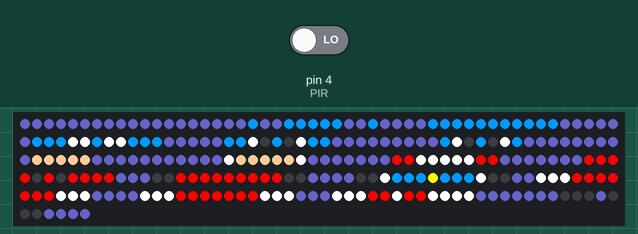
A sketch run on a simulated Arduino Uno, built with avr-gcc and run on an emulated ATmega328P. Parts: 256 RGB LEDs in strip order, left to right, continuing on the next row. The test bench sets the inputs (shaded band); at power-on: pin 4 (PIR) LOW.

Above: at 1.2 s.
1.3 s: pin 4 (PIR) driven HIGH
At 1.61 s:
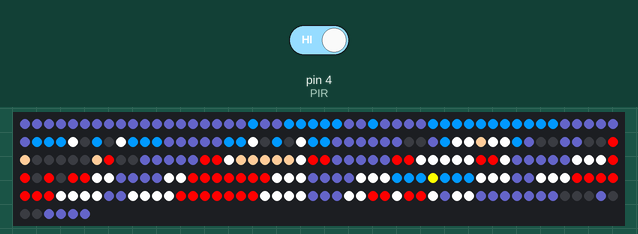
Timing chart, 0 to 4.3 s (numbered marks = the images above; inputs shaded):
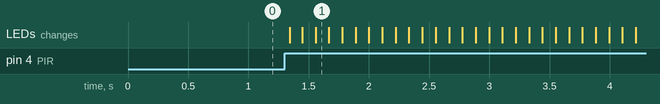

The sketch:

Main.ino
```cpp
#include <avr/pgmspace.h>
#include "FastLED.h"
#include <LiquidCrystal_I2C.h>
#include <Adafruit_Sensor.h>
#include <DHT.h>
#include <DHT_U.h>

#define DHTPIN 2
#define DHTTYPE    DHT22
DHT_Unified dht(DHTPIN, DHTTYPE);


// Banyaknya led yang terhubung
#define NUM_LEDS 256

// Menentukan Pin Data
#define DATA_PIN 3  // Terhubung ke pin data strip LED pertama

// Menentukan susunan led
CRGB leds[NUM_LEDS];

// Membuat array dari karakter arcade retro dan simpan di Flash memory
const long BombJack01[] PROGMEM =
{
0x333366, 0x333366, 0x333366, 0x333366, 0x333366, 0x333366, 0x333366, 0x333366, 0x333366, 0x333366, 0x333366, 0x333366, 0x333366, 0x333366, 0x333366, 0x333366,
0x333366, 0x333366, 0x333366, 0x0099ff, 0x333366, 0x333366, 0x0099ff, 0x0099ff, 0x0099ff, 0x0099ff, 0x0099ff, 0x333366, 0x333366, 0x0099ff, 0x333366, 0x333366,
0x333366, 0x333366, 0x0099ff, 0x0099ff, 0x0099ff, 0x0099ff, 0x0099ff, 0x0099ff, 0x0099ff, 0x0099ff, 0x0099ff, 0x0099ff, 0x0099ff, 0x333366, 0x333366, 0x333366,
0x333366, 0x333366, 0x333366, 0x0099ff, 0x0099ff, 0x0099ff, 0xffffff, 0xffffff, 0x0099ff, 0xffffff, 0xffffff, 0x0099ff, 0x0099ff, 0x0099ff, 0x333366, 0x333366,
0x333366, 0x333366, 0x333366, 0x0099ff, 0x0099ff, 0xffffff, 0x000000, 0x0099ff, 0x000000, 0xffffff, 0x0099ff, 0x0099ff, 0x333366, 0x333366, 0x333366, 0x333366,
0x333366, 0x333366, 0x333366, 0x333366, 0x333366, 0x0099ff, 0xffffff, 0x000000, 0x0099ff, 0x000000, 0xffffff, 0x0099ff, 0x333366, 0x333366, 0x333366, 0x333366,
0x333366, 0x333366, 0x333366, 0x333366, 0x333366, 0xffcc99, 0xffcc99, 0xffcc99, 0xffcc99, 0xffcc99, 0x333366, 0x333366, 0x333366, 0x333366, 0x333366, 0x333366,
0x333366, 0x333366, 0x333366, 0x333366, 0x333366, 0xffffff, 0xffcc99, 0xffcc99, 0xffcc99, 0xffcc99, 0xffcc99, 0xffffff, 0x333366, 0x333366, 0x333366, 0x333366,
0x333366, 0x333366, 0x333366, 0xff0000, 0xff0000, 0xffffff, 0xffffff, 0xffffff, 0xffffff, 0xffffff, 0xff0000, 0xff0000, 0x333366, 0x333366, 0x333366, 0x333366,
0x333366, 0x333366, 0x333366, 0xff0000, 0xff0000, 0xff0000, 0xff0000, 0x000000, 0xff0000, 0x000000, 0xff0000, 0xff0000, 0xff0000, 0xff0000, 0x333366, 0x333366,
0x333366, 0x000000, 0x000000, 0xff0000, 0xff0000, 0xff0000, 0xff0000, 0xff0000, 0xff0000, 0xff0000, 0xff0000, 0xff0000, 0x000000, 0x000000, 0x333366, 0x333366,
0x333366, 0x333366, 0x000000, 0x000000, 0xffffff, 0x0099ff, 0x0099ff, 0x0099ff, 0xffff00, 0x0099ff, 0x0099ff, 0x0099ff, 0xffffff, 0x000000, 0x000000, 0x333366,
0x333366, 0xffffff, 0xffffff, 0xffffff, 0xff0000, 0xff0000, 0xff0000, 0xff0000, 0xff0000, 0xff0000, 0xff0000, 0xffffff, 0xffffff, 0xffffff, 0x333366, 0x333366,
0x333366, 0x333366, 0xffffff, 0xffffff, 0xffffff, 0xff0000, 0xff0000, 0xff0000, 0xff0000, 0xff0000, 0xff0000, 0xff0000, 0xffffff, 0xffffff, 0xffffff, 0x333366,
0x333366, 0x333366, 0xffffff, 0xffffff, 0xffffff, 0xff0000, 0xff0000, 0xffffff, 0xff0000, 0xff0000, 0xffffff, 0xffffff, 0xffffff, 0xffffff, 0x333366, 0x333366,
0x333366, 0x333366, 0x333366, 0x333366, 0x333366, 0x000000, 0x000000, 0x000000, 0x333366, 0x000000, 0x000000, 0x000000, 0x333366, 0x333366, 0x333366, 0x333366
};

const long BombJack02[] PROGMEM =
{
0x333366, 0x333366, 0x333366, 0x333366, 0x333366, 0x333366, 0x333366, 0x333366, 0x333366, 0x333366, 0x333366, 0x333366, 0x333366, 0x333366, 0x333366, 0x333366,
0x333366, 0x333366, 0x333366, 0x0099ff, 0x333366, 0x333366, 0x0099ff, 0x0099ff, 0x0099ff, 0x0099ff, 0x0099ff, 0x333366, 0x333366, 0x0099ff, 0x333366, 0x333366,
0x333366, 0x333366, 0x0099ff, 0x0099ff, 0x0099ff, 0x0099ff, 0x0099ff, 0x0099ff, 0x0099ff, 0x0099ff, 0x0099ff, 0x0099ff, 0x0099ff, 0x333366, 0x333366, 0x333366,
0x333366, 0x333366, 0x333366, 0x0099ff, 0x0099ff, 0x0099ff, 0xffffff, 0x000000, 0x0099ff, 0x000000, 0xffffff, 0x0099ff, 0x0099ff, 0x0099ff, 0x333366, 0x333366,
0x333366, 0x333366, 0x333366, 0x0099ff, 0x0099ff, 0xffffff, 0x000000, 0x0099ff, 0x000000, 0xffffff, 0x0099ff, 0x0099ff, 0x333366, 0x333366, 0x333366, 0x333366,
0x333366, 0x333366, 0x000000, 0x000000, 0x333366, 0x0099ff, 0xffffff, 0xffffff, 0xffcc99, 0xffffff, 0xffffff, 0x0099ff, 0x333366, 0x000000, 0x000000, 0x333366,
0x333366, 0x000000, 0x000000, 0xff0000, 0xffcc99, 0x000000, 0x000000, 0x000000, 0x000000, 0x000000, 0xffcc99, 0xff0000, 0x000000, 0x000000, 0x333366, 0x333366,
0x333366, 0x333366, 0x333366, 0xff0000, 0xff0000, 0xffffff, 0xffcc99, 0xffcc99, 0xffcc99, 0xffcc99, 0xffcc99, 0xffffff, 0xff0000, 0xff0000, 0x333366, 0x333366,
0x333366, 0x333366, 0x333366, 0xff0000, 0xff0000, 0xffffff, 0xffffff, 0xffffff, 0xffffff, 0xffffff, 0xff0000, 0xff0000, 0xffffff, 0x333366, 0x333366, 0x333366,
0x333366, 0x333366, 0xffffff, 0xffffff, 0xffffff, 0xff0000, 0xff0000, 0x000000, 0xff0000, 0x000000, 0xff0000, 0xff0000, 0xffffff, 0xffffff, 0x333366, 0x333366,
0x333366, 0x333366, 0xffffff, 0xffffff, 0xff0000, 0xff0000, 0xff0000, 0xff0000, 0xff0000, 0xff0000, 0xff0000, 0xffffff, 0xffffff, 0xffffff, 0x333366, 0x333366,
0x333366, 0x333366, 0xffffff, 0xffffff, 0xffffff, 0x0099ff, 0x0099ff, 0x0099ff, 0xffff00, 0x0099ff, 0x0099ff, 0x0099ff, 0xffffff, 0xffffff, 0xffffff, 0x333366,
0x333366, 0xffffff, 0xffffff, 0xffffff, 0xff0000, 0xff0000, 0xff0000, 0xff0000, 0xff0000, 0xff0000, 0xff0000, 0xffffff, 0xffffff, 0xffffff, 0xffffff, 0x333366,
0x333366, 0xffffff, 0xffffff, 0xffffff, 0xffffff, 0xff0000, 0xff0000, 0xff0000, 0xff0000, 0xff0000, 0xff0000, 0xff0000, 0xffffff, 0xffffff, 0xffffff, 0xffffff,
0x333366, 0x333366, 0x333366, 0xffffff, 0xffffff, 0xff0000, 0xff0000, 0xffffff, 0xff0000, 0xff0000, 0xffffff, 0x333366, 0xffffff, 0xffffff, 0x333366, 0x333366,
0x333366, 0x333366, 0x333366, 0x333366, 0x333366, 0x000000, 0x000000, 0x000000, 0x333366, 0x000000, 0x000000, 0x000000, 0x333366, 0x333366, 0x333366, 0x333366
};

int PIR = 4;
int statusPin = 0;


void setup() {
  FastLED.addLeds<NEOPIXEL,DATA_PIN>(leds, NUM_LEDS);  // Initial dari the Fastled library
  FastLED.setBrightness(255);
  dht.begin();
  Serial.begin(9600);
  pinMode(PIR, INPUT);
}


void loop() {

  // Taruh Bombjack untuk frame pertama
  for(int passtime = 0; passtime < 8; passtime++) {

    FastLED.clear();
    for(int i = 0; i < NUM_LEDS; i++) {
        leds[i] = pgm_read_dword(&(BombJack01[i]));
      }

    FastLED.show();
    delay(100);

    statusPin = digitalRead(PIR);

    // Mengecek apakah terdapat gerakan atau tidak
    if(statusPin == HIGH) {

      // Taruh Bombjack untuk frame kedua
      FastLED.clear();
      for(int i = 0; i < NUM_LEDS; i++) {
        leds[i] = pgm_read_dword(&(BombJack02[i]));
      }

      FastLED.show();
      delay(100);
    }
  }
}
```

Measured:
- after the input at 1.3 s, the LEDs: change at once (image 1)
